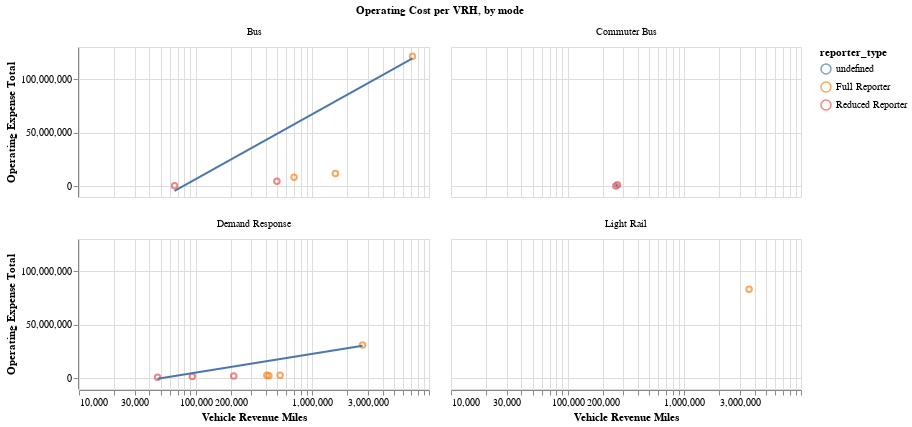

Write notebook code for a chart like this one.
### Markdown cell above
### Operating cost per VRM
Lower is better

### Code cell
make_scatter(
    data=df_rename[df_rename["year"] == "2023"],
    y_ax="Operating Expense Total",
    x_ax="Vehicle Revenue Miles",
    color="reporter_type",
    log_scale=True,
    lin_y_ax=True,
    chart_title=""
).facet(
    facet=alt.Facet("mode",title="Operating Cost per VRH, by mode"),
    columns=2,
)

### Figure 1 — Vega-Lite specification as saved in the notebook (floating-point values rounded to 4 significant figures)
{"config": {"view": {"continuousWidth": 300, "continuousHeight": 300}}, "data": {"name": "data-b6f983303906ff6328cb42c3d90f9630"}, "facet": {"field": "mode", "title": "Operating Cost per VRH, by mode", "type": "nominal"}, "spec": {"layer": [{"mark": {"type": "point"}, "encoding": {"color": {"field": "reporter_type", "type": "nominal"}, "tooltip": [{"field": "Vehicle Revenue Miles", "type": "quantitative"}, {"field": "Operating Expense Total", "type": "quantitative"}, {"field": "agency_name", "type": "nominal"}, {"field": "year", "type": "nominal"}, {"field": "service", "type": "nominal"}, {"field": "mode", "type": "nominal"}], "x": {"field": "Vehicle Revenue Miles", "scale": {"type": "log"}, "type": "quantitative"}, "y": {"field": "Operating Expense Total", "type": "quantitative"}}, "name": "view_6", "title": ""}, {"mark": {"type": "line"}, "encoding": {"color": {"field": "reporter_type", "type": "nominal"}, "tooltip": [{"field": "Vehicle Revenue Miles", "type": "quantitative"}, {"field": "Operating Expense Total", "type": "quantitative"}, {"field": "agency_name", "type": "nominal"}, {"field": "year", "type": "nominal"}, {"field": "service", "type": "nominal"}, {"field": "mode", "type": "nominal"}], "x": {"field": "Vehicle Revenue Miles", "scale": {"type": "log"}, "type": "quantitative"}, "y": {"field": "Operating Expense Total", "type": "quantitative"}}, "title": "", "transform": [{"on": "Vehicle Revenue Miles", "regression": "Operating Expense Total"}]}], "height": 150, "width": 350}, "columns": 2, "params": [{"name": "param_6", "select": {"type": "interval", "encodings": ["x", "y"]}, "bind": "scales", "views": ["view_6"]}], "$schema": "https://vega.github.io/schema/vega-lite/v5.20.1.json", "datasets": {"data-b6f983303906ff6328cb42c3d90f9630": [{"agency_name": "City of Davis (DCT) - Transit/Parks and Community Services", "agency_status": "Active", "city": "Davis", "mode": "Demand Response", "service": "Directly Operated", "ntd_id": "90167", "reporter_type": "Reduced Reporter", "reporting_module": "Urban", "state": "CA", "primary_uza_name": "Davis, CA", "year": "2023", "Unlinked Passenger Trips": 12956, "Vehicle Revenue Hours": 4558, "Vehicle Revenue Miles": 47130, "Operating Expense Total": 910233, "RTPA": "Sacramento Area Council of Governments", "_merge": "both"}, {"agency_name": "County of Sacramento Municipal Services Agency (SCT Link) - Department of Transportation", "agency_status": "Active", "city": "Sacramento", "mode": "Demand Response", "service": "Purchased Transportation", "ntd_id": "90216", "reporter_type": "Reduced Reporter", "reporting_module": "Urban", "state": "CA", "primary_uza_name": "Sacramento, CA", "year": "2023", "Unlinked Passenger Trips": 23933, "Vehicle Revenue Hours": 8420, "Vehicle Revenue Miles": 93665, "Operating Expense Total": 1761821, "RTPA": "Sacramento Area Council of Governments", "_merge": "both"}, {"agency_name": "County of Sacramento Municipal Services Agency (SCT Link) - Department of Transportation", "agency_status": "Active", "city": "Sacramento", "mode": "Commuter Bus", "service": "Purchased Transportation", "ntd_id": "90216", "reporter_type": "Reduced Reporter", "reporting_module": "Urban", "state": "CA", "primary_uza_name": "Sacramento, CA", "year": "2023", "Unlinked Passenger Trips": 21872, "Vehicle Revenue Hours": 8941, "Vehicle Revenue Miles": 258550, "Operating Expense Total": 329434, "RTPA": "Sacramento Area Council of Governments", "_merge": "both"}, {"agency_name": "County of Sacramento Municipal Services Agency (SCT Link) - Department of Transportation", "agency_status": "Active", "city": "Sacramento", "mode": "Bus", "service": "Purchased Transportation", "ntd_id": "90216", "reporter_type": "Reduced Reporter", "reporting_module": "Urban", "state": "CA", "primary_uza_name": "Sacramento, CA", "year": "2023", "Unlinked Passenger Trips": 2184, "Vehicle Revenue Hours": 2094, "Vehicle Revenue Miles": 65959, "Operating Expense Total": 501557, "RTPA": "Sacramento Area Council of Governments", "_merge": "both"}, {"agency_name": "Paratransit, Inc.", "agency_status": "Active", "city": "Sacramento", "mode": "Demand Response", "service": "Directly Operated", "ntd_id": "90223", "reporter_type": "Full Reporter", "reporting_module": "Urban", "state": "CA", "primary_uza_name": "Sacramento, CA", "year": "2023", "Unlinked Passenger Trips": 41481, "Vehicle Revenue Hours": 25080, "Vehicle Revenue Miles": 424440, "Operating Expense Total": 2373789, "RTPA": "Sacramento Area Council of Governments", "_merge": "both"}, {"agency_name": "Sacramento Regional Transit District", "agency_status": "Active", "city": "Sacramento", "mode": "Demand Response", "service": "Directly Operated", "ntd_id": "90019", "reporter_type": "Full Reporter", "reporting_module": "Urban", "state": "CA", "primary_uza_name": "Sacramento, CA", "year": "2023", "Unlinked Passenger Trips": 429347, "Vehicle Revenue Hours": 176917, "Vehicle Revenue Miles": 2695918, "Operating Expense Total": 31106478, "RTPA": "Sacramento Area Council of Governments", "_merge": "both"}, {"agency_name": "Sacramento Regional Transit District", "agency_status": "Active", "city": "Sacramento", "mode": "Bus", "service": "Directly Operated", "ntd_id": "90019", "reporter_type": "Full Reporter", "reporting_module": "Urban", "state": "CA", "primary_uza_name": "Sacramento, CA", "year": "2023", "Unlinked Passenger Trips": 7715110, "Vehicle Revenue Hours": 618702, "Vehicle Revenue Miles": 7219695, "Operating Expense Total": 121328770, "RTPA": "Sacramento Area Council of Governments", "_merge": "both"}, {"agency_name": "Sacramento Regional Transit District", "agency_status": "Active", "city": "Sacramento", "mode": "Light Rail", "service": "Directly Operated", "ntd_id": "90019", "reporter_type": "Full Reporter", "reporting_module": "Urban", "state": "CA", "primary_uza_name": "Sacramento, CA", "year": "2023", "Unlinked Passenger Trips": 6140920, "Vehicle Revenue Hours": 199774, "Vehicle Revenue Miles": 3588470, "Operating Expense Total": 83048077, "RTPA": "Sacramento Area Council of Governments", "_merge": "both"}, {"agency_name": "Sacramento Regional Transit District", "agency_status": "Active", "city": "Sacramento", "mode": "Demand Response", "service": "Purchased Transportation - Transportation Network Company", "ntd_id": "90019", "reporter_type": "Full Reporter", "reporting_module": "Urban", "state": "CA", "primary_uza_name": "Sacramento, CA", "year": "2023", "Unlinked Passenger Trips": 64291, "Vehicle Revenue Hours": 24023, "Vehicle Revenue Miles": 529423, "Operating Expense Total": 2875752, "RTPA": "Sacramento Area Council of Governments", "_merge": "both"}, {"agency_name": "University of California, Davis (ASUCD) - Associated Students of the University of California, Davis", "agency_status": "Active", "city": "Davis", "mode": "Bus", "service": "Directly Operated", "ntd_id": "90142", "reporter_type": "Full Reporter", "reporting_module": "Urban", "state": "CA", "primary_uza_name": "Davis, CA", "year": "2023", "Unlinked Passenger Trips": 3028186, "Vehicle Revenue Hours": 66932, "Vehicle Revenue Miles": 697377, "Operating Expense Total": 8411384, "RTPA": "Sacramento Area Council of Governments", "_merge": "both"}, {"agency_name": "Yolo County Transportation District (YCTD)", "agency_status": "Active", "city": "Woodland", "mode": "Demand Response", "service": "Purchased Transportation", "ntd_id": "90090", "reporter_type": "Full Reporter", "reporting_module": "Urban", "state": "CA", "primary_uza_name": "Sacramento, CA", "year": "2023", "Unlinked Passenger Trips": 33216, "Vehicle Revenue Hours": 22370, "Vehicle Revenue Miles": 407483, "Operating Expense Total": 2937160, "RTPA": "Sacramento Area Council of Governments", "_merge": "both"}, {"agency_name": "Yolo County Transportation District (YCTD)", "agency_status": "Active", "city": "Woodland", "mode": "Bus", "service": "Purchased Transportation", "ntd_id": "90090", "reporter_type": "Full Reporter", "reporting_module": "Urban", "state": "CA", "primary_uza_name": "Sacramento, CA", "year": "2023", "Unlinked Passenger Trips": 644178, "Vehicle Revenue Hours": 71370, "Vehicle Revenue Miles": 1576566, "Operating Expense Total": 11917092, "RTPA": "Sacramento Area Council of Governments", "_merge": "both"}, {"agency_name": "Yuba-Sutter Transit Authority (YSTA)", "agency_status": "Active", "city": "Marysville", "mode": "Demand Response", "service": "Purchased Transportation", "ntd_id": "90061", "reporter_type": "Reduced Reporter", "reporting_module": "Urban", "state": "CA", "primary_uza_name": "Yuba City, CA", "year": "2023", "Unlinked Passenger Trips": 35256, "Vehicle Revenue Hours": 17502, "Vehicle Revenue Miles": 211943, "Operating Expense Total": 2125604, "RTPA": "Sacramento Area Council of Governments", "_merge": "both"}, {"agency_name": "Yuba-Sutter Transit Authority (YSTA)", "agency_status": "Active", "city": "Marysville", "mode": "Bus", "service": "Purchased Transportation", "ntd_id": "90061", "reporter_type": "Reduced Reporter", "reporting_module": "Urban", "state": "CA", "primary_uza_name": "Yuba City, CA", "year": "2023", "Unlinked Passenger Trips": 442664, "Vehicle Revenue Hours": 41852, "Vehicle Revenue Miles": 497053, "Operating Expense Total": 4741997, "RTPA": "Sacramento Area Council of Governments", "_merge": "both"}, {"agency_name": "Yuba-Sutter Transit Authority (YSTA)", "agency_status": "Active", "city": "Marysville", "mode": "Commuter Bus", "service": "Purchased Transportation", "ntd_id": "90061", "reporter_type": "Reduced Reporter", "reporting_module": "Urban", "state": "CA", "primary_uza_name": "Yuba City, CA", "year": "2023", "Unlinked Passenger Trips": 38456, "Vehicle Revenue Hours": 6960, "Vehicle Revenue Miles": 266963, "Operating Expense Total": 1329474, "RTPA": "Sacramento Area Council of Governments", "_merge": "both"}]}}
